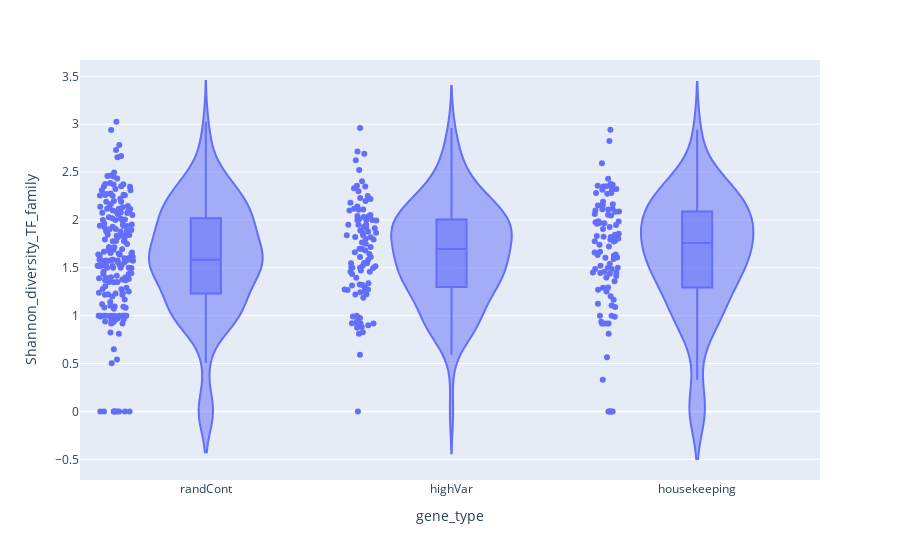

Here is the notebook cell this chart was saved with:
### Code cell
fig.show()

### Figure 1 — Plotly figure (JSON) as saved in the notebook; plotly's stock layout.template omitted (floating-point values rounded to 4 significant figures; data arrays with more than 128 entries replaced by an {"elided": "..."} marker saying what was removed)
{"data": [{"alignmentgroup": "True", "box": {"visible": true}, "hoverlabel": {"namelength": 0}, "hovertemplate": "gene_type=%{x}<br>Shannon_diversity_TF_family=%{y}", "legendgroup": "", "marker": {"color": "#636efa"}, "name": "", "offsetgroup": "", "orientation": "v", "points": "all", "scalegroup": "True", "showlegend": false, "type": "violin", "x": {"elided": "399 str values"}, "x0": " ", "xaxis": "x", "y": {"elided": "399 float values"}, "y0": " ", "yaxis": "y"}], "layout": {"autosize": true, "legend": {"tracegroupgap": 0}, "margin": {"t": 60}, "violinmode": "group", "xaxis": {"anchor": "y", "autorange": true, "domain": [0, 1], "range": [-0.5103, 2.5], "title": {"text": "gene_type"}, "type": "category"}, "yaxis": {"anchor": "x", "autorange": true, "domain": [0, 1], "range": [-0.716, 3.671], "title": {"text": "Shannon_diversity_TF_family"}, "type": "linear"}}}
